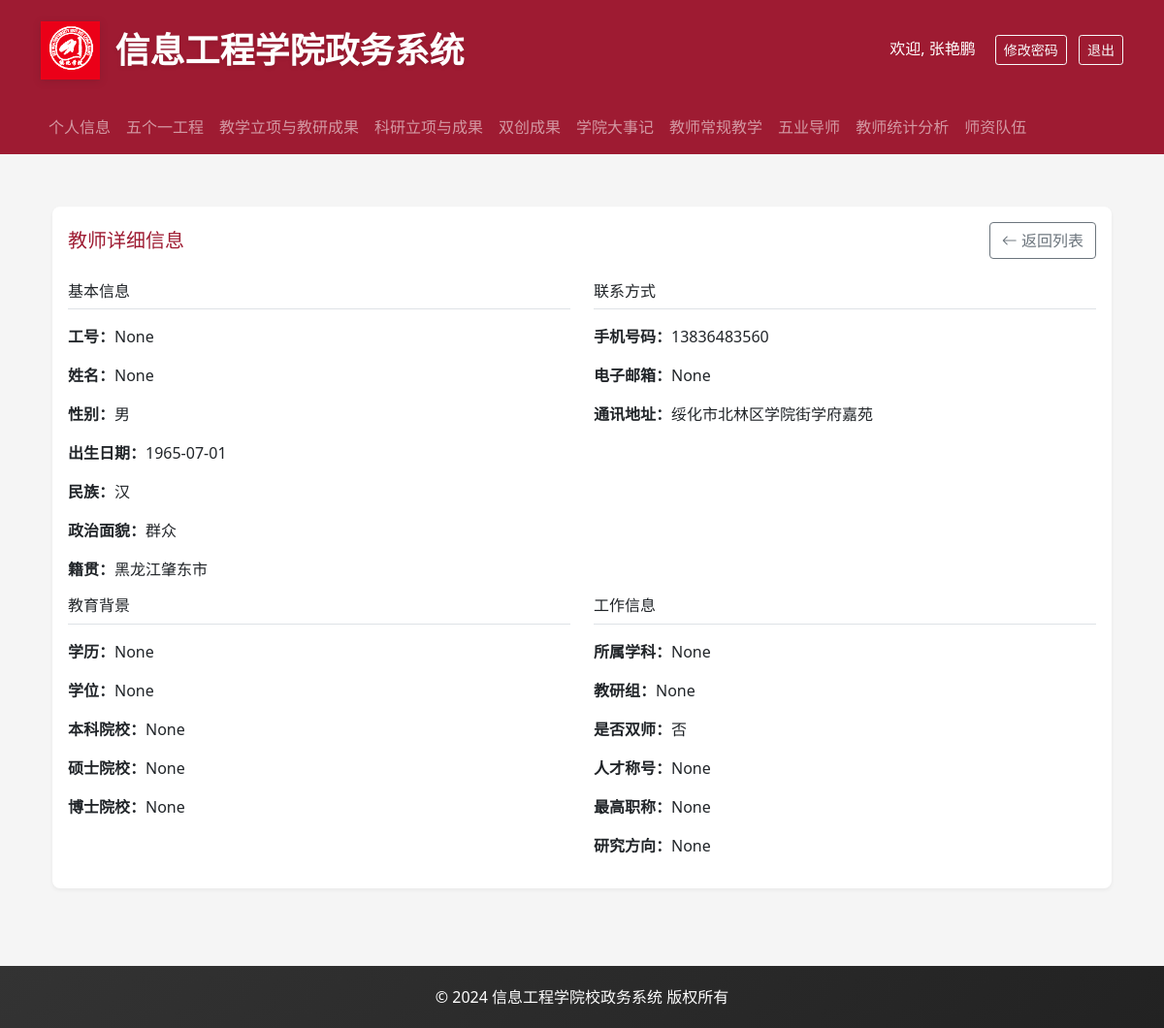
Screenshot of /faculty_team/view/1 (signed in) with the database file from the repository.
### backend/models.py (models this page shows, shortened)
class User(UserMixin, db.Model):
    __tablename__ = 'users'
    id = db.Column(db.Integer, primary_key=True)
    username = db.Column(db.String(80), unique=True, nullable=False)
    password_hash = db.Column(db.String(128))
    role = db.Column(db.String(20), nullable=False)  # admin, teacher, student
    name = db.Column(db.String(80))
    gender = db.Column(db.String(10))
    birth_date = db.Column(db.Date)
    email = db.Column(db.String(120), unique=True)
    phone = db.Column(db.String(20))
    employee_number = db.Column(db.String(20))
    ethnicity = db.Column(db.String(50))  # 民族
    id_number = db.Column(db.String(18))  # 身份证号
    political_status = db.Column(db.String(50))  # 政治面貌
    party_join_date = db.Column(db.Date)  # 入党时间
    party_branch = db.Column(db.String(100))  # 所属党支部
    hometown = db.Column(db.String(100))  # 籍贯
    address = db.Column(db.String(200))  # 家庭住址
    education_level = db.Column(db.String(50))  # 学历
    education_date = db.Column(db.Date)  # 获得学历时间
    degree = db.Column(db.String(50))  # 学位
    degree_date = db.Column(db.Date)  # 获得学位时间
    bachelor_school = db.Column(db.String(100))  # 本科毕业学校
    master_school = db.Column(db.String(100))  # 硕士毕业学校
    phd_school = db.Column(db.String(100))  # 博士毕业学校
    major = db.Column(db.String(100))  # 专业
    teaching_group = db.Column(db.String(100))  # 教研室
    is_dual_teacher = db.Column(db.String(10))  # 是否双师
    award_title = db.Column(db.String(100))  # 获得奖励称号
    talent_title = db.Column(db.String(100))  # 人才称号
    research_direction = db.Column(db.String(200))  # 研究方向
    work_start_date = db.Column(db.Date)  # 入校时间
    career_start_date = db.Column(db.Date)  # 参加工作时间
    highest_title = db.Column(db.String(50))  # 最高级职称
    highest_title_date = db.Column(db.Date)  # 获得最高级职称时间
    position = db.Column(db.String(50))  # 职务
    subject = db.Column(db.String(50))  # 学科
    department = db.Column(db.String(100))  # 所属院系
    photo_path = db.Column(db.String(200))  # 照片路径
    teaching_team = db.Column(db.String(100))  # 所属教学团队
    research_team = db.Column(db.String(100))  # 所属科研团队
    project_group = db.Column(db.String(100))  # 所属课题组
    hire_date = db.Column(db.Date)             # 入职日期

### backend/app.py (the view)
@app.route('/faculty_team/view/<int:id>')
@login_required
def view_faculty_member(id):
    if current_user.username not in ['张艳鹏', '王鹏', '高日月']:
        flash('您没有权限访问该页面')
        return redirect(url_for('profile'))
    teacher = User.query.get_or_404(id)
    return render_template('teacher_detail.html', teacher=teacher)

### backend/app.py (called while the page is built)
@login_manager.user_loader
def load_user(user_id):
    return User.query.get(int(user_id))

### frontend/templates/teacher_detail.html
{% extends "base.html" %}
{% block content %}
<div class="container mt-4">
    <div class="card">
        <div class="card-body">
            <div class="d-flex justify-content-between align-items-center mb-4">
                <h5 class="card-title mb-0">教师详细信息</h5>
                <a href="{{ url_for('faculty_team') }}" class="btn btn-outline-secondary">
                    <i class="bi bi-arrow-left"></i> 返回列表
                </a>
            </div>
            <div class="row">
                <div class="col-md-6">
                    <h6 class="border-bottom pb-2 mb-3">基本信息</h6>
                    <div class="mb-3">
                        <p><strong>工号：</strong>{{ teacher.employee_number }}</p>
                        <p><strong>姓名：</strong>{{ teacher.name }}</p>
                        <p><strong>性别：</strong>{{ teacher.gender }}</p>
                        <p><strong>出生日期：</strong>{{ teacher.birth_date.strftime('%Y-%m-%d') if teacher.birth_date }}</p>
                        <p><strong>民族：</strong>{{ teacher.ethnicity }}</p>
                        <p><strong>政治面貌：</strong>{{ teacher.political_status }}</p>
                        <p><strong>籍贯：</strong>{{ teacher.hometown }}</p>
                    </div>
                </div>
                <div class="col-md-6">
                    <h6 class="border-bottom pb-2 mb-3">联系方式</h6>
                    <div class="mb-3">
                        <p><strong>手机号码：</strong>{{ teacher.phone }}</p>
                        <p><strong>电子邮箱：</strong>{{ teacher.email }}</p>
                        <p><strong>通讯地址：</strong>{{ teacher.address }}</p>
                    </div>
                </div>
                <div class="col-md-6">
                    <h6 class="border-bottom pb-2 mb-3">教育背景</h6>
                    <div class="mb-3">
                        <p><strong>学历：</strong>{{ teacher.education_level }}</p>
                        <p><strong>学位：</strong>{{ teacher.degree }}</p>
                        <p><strong>本科院校：</strong>{{ teacher.bachelor_school }}</p>
                        <p><strong>硕士院校：</strong>{{ teacher.master_school }}</p>
                        <p><strong>博士院校：</strong>{{ teacher.phd_school }}</p>
                    </div>
                </div>
                <div class="col-md-6">
                    <h6 class="border-bottom pb-2 mb-3">工作信息</h6>
                    <div class="mb-3">
                        <p><strong>所属学科：</strong>{{ teacher.major }}</p>
                        <p><strong>教研组：</strong>{{ teacher.teaching_group }}</p>
                        <p><strong>是否双师：</strong>{{ '是' if teacher.is_dual_teacher else '否' }}</p>
                        <p><strong>人才称号：</strong>{{ teacher.talent_title }}</p>
                        <p><strong>最高职称：</strong>{{ teacher.highest_title }}</p>
                        <p><strong>研究方向：</strong>{{ teacher.research_direction }}</p>
                    </div>
                </div>
            </div>
        </div>
    </div>
</div>
{% endblock %}

### frontend/templates/base.html (shortened to what this page needs)
<!DOCTYPE html>
<html lang="zh">
<head>
    <link href="https://cdn.jsdelivr.net/npm/bootstrap@5.1.3/dist/css/bootstrap.min.css" rel="stylesheet">
    <link rel="stylesheet" href="https://cdn.jsdelivr.net/npm/bootstrap-icons@1.8.1/font/bootstrap-icons.css">
</head>
<body>
    <header class="header">
        <div class="container">
            <div class="d-flex align-items-center justify-content-between">
                <div class="d-flex align-items-center">
                    <img src="{{ url_for('static', filename='logo.png') }}" alt="信息工程学院" class="logo me-3">
                    <h1>信息工程学院政务系统</h1>
                </div>
                {% if current_user.is_authenticated %}
                <div>
                    <span class="text-white me-3">欢迎, {{ current_user.name }}</span>
                    <button class="btn btn-outline-light btn-sm me-2" data-bs-toggle="modal" data-bs-target="#changePasswordModal">
                        修改密码
                    </button>
                    <a href="{{ url_for('logout') }}" class="btn btn-outline-light btn-sm">退出</a>
                </div>
                {% endif %}
            </div>
        </div>
    </header>
    {% if current_user.is_authenticated %}
    <nav class="navbar navbar-expand-lg navbar-dark bg-danger">
        <div class="container">
            <div class="collapse navbar-collapse" id="navbarNav">
                <ul class="navbar-nav me-auto">
                    <li class="nav-item">
                        <a class="nav-link {% if request.endpoint == 'profile' %}active{% endif %}" href="{{ url_for('profile') }}">个人信息</a>
                    </li>
                    <li class="nav-item">
                        <a class="nav-link {% if request.endpoint == 'five_one' %}active{% endif %}" href="{{ url_for('five_one') }}">五个一工程</a>
                    </li>
                    <li class="nav-item">
                        <a class="nav-link {% if request.endpoint == 'teaching_research' %}active{% endif %}" href="{{ url_for('teaching_research') }}">教学立项与教研成果</a>
                    </li>
                    <li class="nav-item">
                        <a class="nav-link {% if request.endpoint == 'scientific_research' %}active{% endif %}" href="{{ url_for('scientific_research') }}">科研立项与成果</a>
                    </li>
                    <li class="nav-item">
                        <a class="nav-link {% if request.endpoint == 'innovation_achievements' %}active{% endif %}" href="{{ url_for('innovation_achievements') }}">双创成果</a>
                    </li>
                    <li class="nav-item">
                        <a class="nav-link {% if request.endpoint == 'college_events' %}active{% endif %}" href="{{ url_for('college_events') }}">学院大事记</a>
                    </li>
                    <li class="nav-item">
                        <a class="nav-link {% if request.endpoint == 'teacher_teaching' %}active{% endif %}" href="{{ url_for('teacher_teaching') }}">教师常规教学</a>
                    </li>
                    <li class="nav-item">
                        <a class="nav-link {% if request.endpoint == 'five_one_mentor' %}active{% endif %}" href="{{ url_for('five_one_mentor') }}">五业导师</a>
                    </li>
                    <li class="nav-item">
                        <a class="nav-link {% if request.endpoint == 'teacher_statistics' %}active{% endif %}" href="{{ url_for('teacher_statistics') }}">教师统计分析</a>
                    </li>
                    {% if current_user.username in ['张艳鹏', '王鹏', '高日月'] %}
                    <li class="nav-item">
                        <a class="nav-link {% if request.endpoint == 'faculty_team' %}active{% endif %}" href="{{ url_for('faculty_team') }}">师资队伍</a>
                    </li>
                    {% endif %}
                </ul>
            </div>
        </div>
    </nav>
    {% endif %}
    <div class="content-wrapper">
        <div class="container">
            {% block content %}{% endblock %}
        </div>
    </div>
    <footer class="footer">
        <div class="container text-center">
            <p class="mb-0">© 2024 信息工程学院校政务系统 版权所有</p>
        </div>
    </footer>
</body>
</html>

### frontend/templates/base.html (style rules this page uses)
:root { --primary-color: #9e1b32; --secondary-color: #f8f9fa; --accent-color: #9e1b32; --text-color: #333; }
body { background-color: #f5f5f5; }
.header { background: var(--primary-color); padding: 20px 0; box-shadow: 0 2px 4px rgba(0,0,0,0.1); }
.navbar { background-color: var(--primary-color) !important; }
.header .logo { height: 60px; filter: drop-shadow(0 2px 4px rgba(0,0,0,0.1)); }
.header h1 { color: white; font-size: 36px; margin: 0; padding: 10px 0; text-shadow: 0 2px 4px rgba(0,0,0,0.1); font-weight: 600; }
.content-wrapper { min-height: calc(100vh - 300px); padding: 30px 0; }
.card { border: none; box-shadow: 0 2px 4px rgba(0,0,0,0.05); transition: transform 0.3s ease, box-shadow 0.3s ease; background-color: white; border-radius: 8px; overflow: hidden; }
.card-title { color: var(--primary-color); margin-bottom: 0; }
.footer { background: linear-gradient(135deg, #333 0%, #222 100%); color: white; padding: 20px 0; margin-top: 50px; }

### rows the page displays
User: name "张艳鹏"
User: employee_number "None", name "None", gender "男", birth_date "1965-07-01", ethnicity "汉", political_status "群众", hometown "黑龙江肇东市", phone "13836483560", email "None", address "绥化市北林区学院街学府嘉苑", education_level "None", degree "None", bachelor_school "None", master_school "None", phd_school "None", major "None", teaching_group "None", is_dual_teacher "否", talent_title "None", highest_title "None", research_direction "None"
